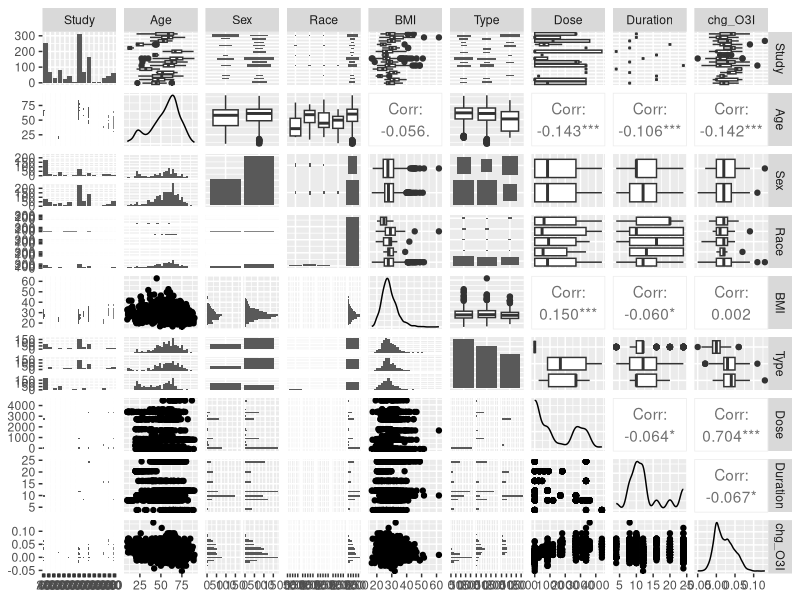
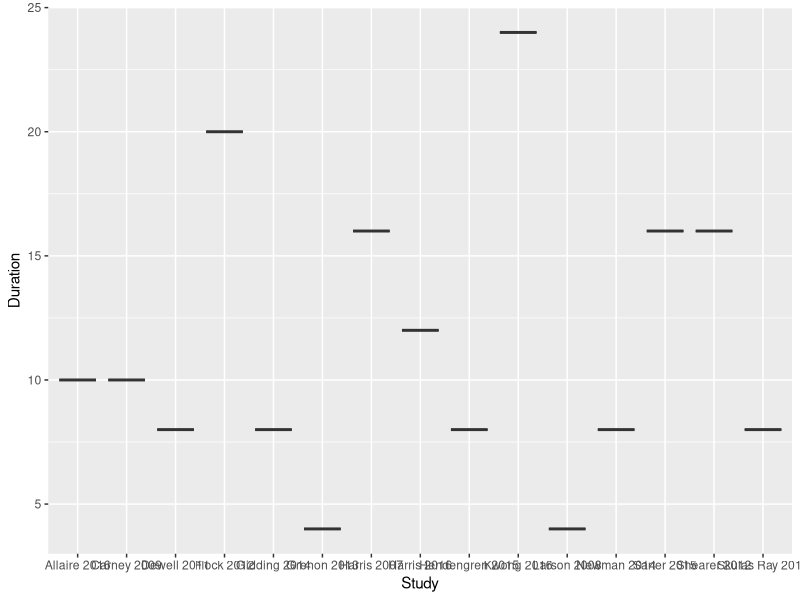

Write the R code that produced these figures, in order.
## ---- chunk 1
knitr::opts_chunk$set(echo = TRUE,fig.width=12, fig.height=6,fig.show = "hide")
library(tidyverse)
library(GGally)
library(boot)
library(car)
library(MASS)
options(tinytex.verbose = TRUE)
## ---- chunk 2
omega.dat<-read.csv("Walkerdisc.csv")
omega.dat <- omega.dat %>% dplyr::select(-"pre_O3I",-"post_O3I")
omega.dat %>% ggpairs()
## ---- chunk 3
omega.lm<-lm(chg_O3I~.,data=omega.dat)
summary(omega.lm)
## ---- chunk 4
omega.dat %>% ggplot(aes(x=Study,y=Duration))+geom_boxplot()
## ---- chunk 5
omega.mod<-omega.dat %>% dplyr::select(-Study)
omega.mod.lm<-lm(chg_O3I~.,data=omega.mod)
summary(omega.mod.lm)
## ---- chunk 6
omega.again<-omega.mod %>% dplyr::select(-Age)
another.lm<-lm(chg_O3I~.,data=omega.again)
summary(another.lm)
## ---- chunk 7
step.mod<-stepAIC(omega.mod.lm,direction="both")
## ---- chunk 8
validation.data<-read.csv("Walkervalid.csv")
our.predictions<-predict.lm(step.mod,validation.data)
## ---- chunk 9
sum((our.predictions-validation.data$chg_O3I)^2)

## ---- chunk 10
full.predictions<-predict.lm(omega.mod.lm,validation.data)
sum((full.predictions-validation.data$chg_O3I)^2)
## ---- chunk 11
naive.pred<-mean(omega.dat$chg_O3I)
sum((naive.pred-validation.data$chg_O3I)^2)
## ---- chunk 12
library(glmnet)
x_vars <- model.matrix(omega.mod.lm)[,-1]
y_var <- omega.mod$chg_O3I
lambda_seq <- 10^seq(1, -10, by = -.01)

cv_output <- cv.glmnet(x_vars, y_var, 
            alpha = 1, lambda = lambda_seq)

# identifying best lamda
best_lam <- cv_output$lambda.min
## ---- chunk 13

lasso_best <- glmnet(x_vars, y_var, alpha = 1, lambda = best_lam)
test.data<-validation.data %>% dplyr::select(-"pre_O3I",-"post_O3I",-"Study")
x.test<-model.matrix(lm(chg_O3I~.,data=test.data))[,-1]
pred <- predict(lasso_best, s = best_lam, newx = x.test)
sum((pred-validation.data$chg_O3I)^2)
